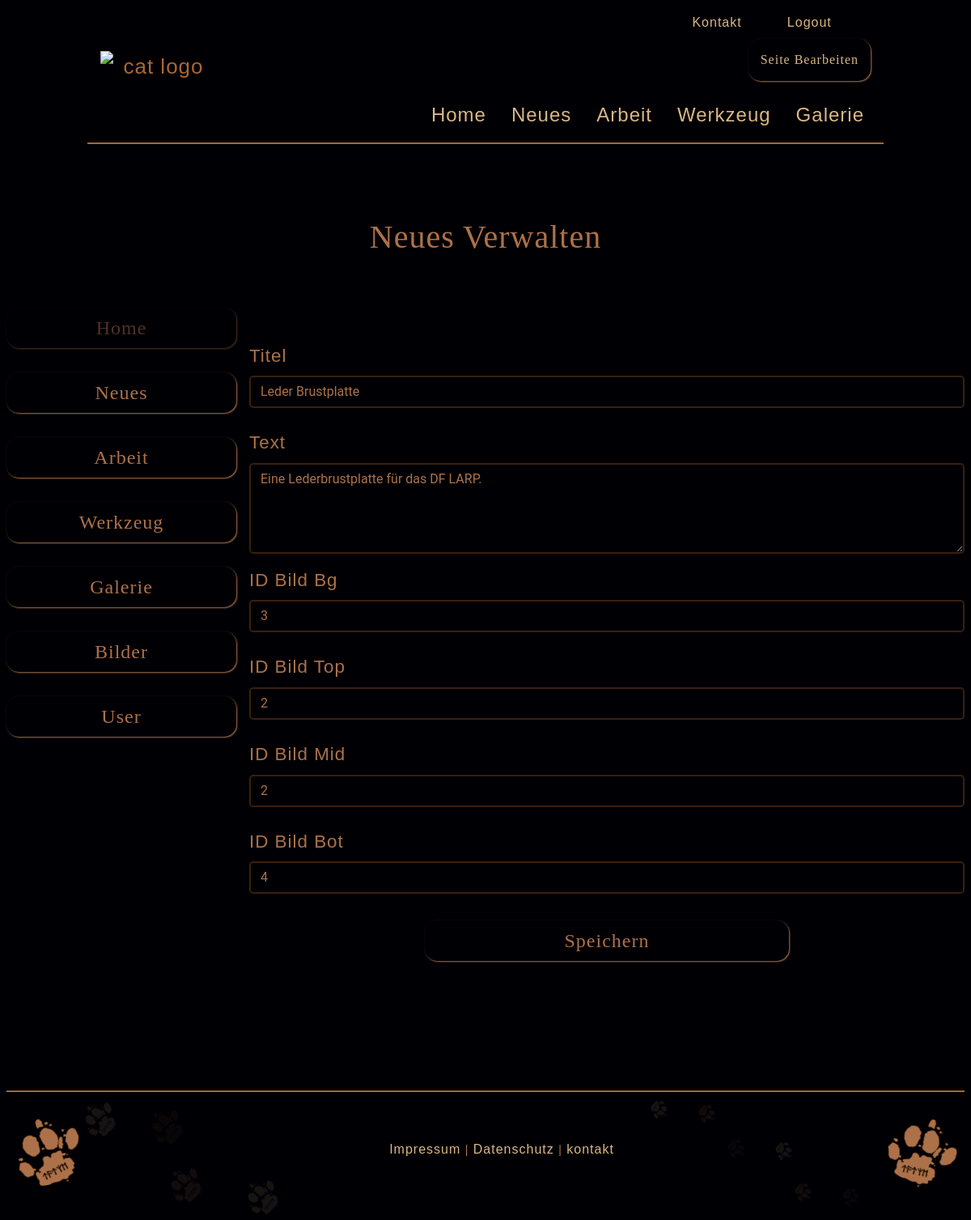
Before: /index.php?p=admin&module=news&action=edit&id=1 (signed in) with the older database file.
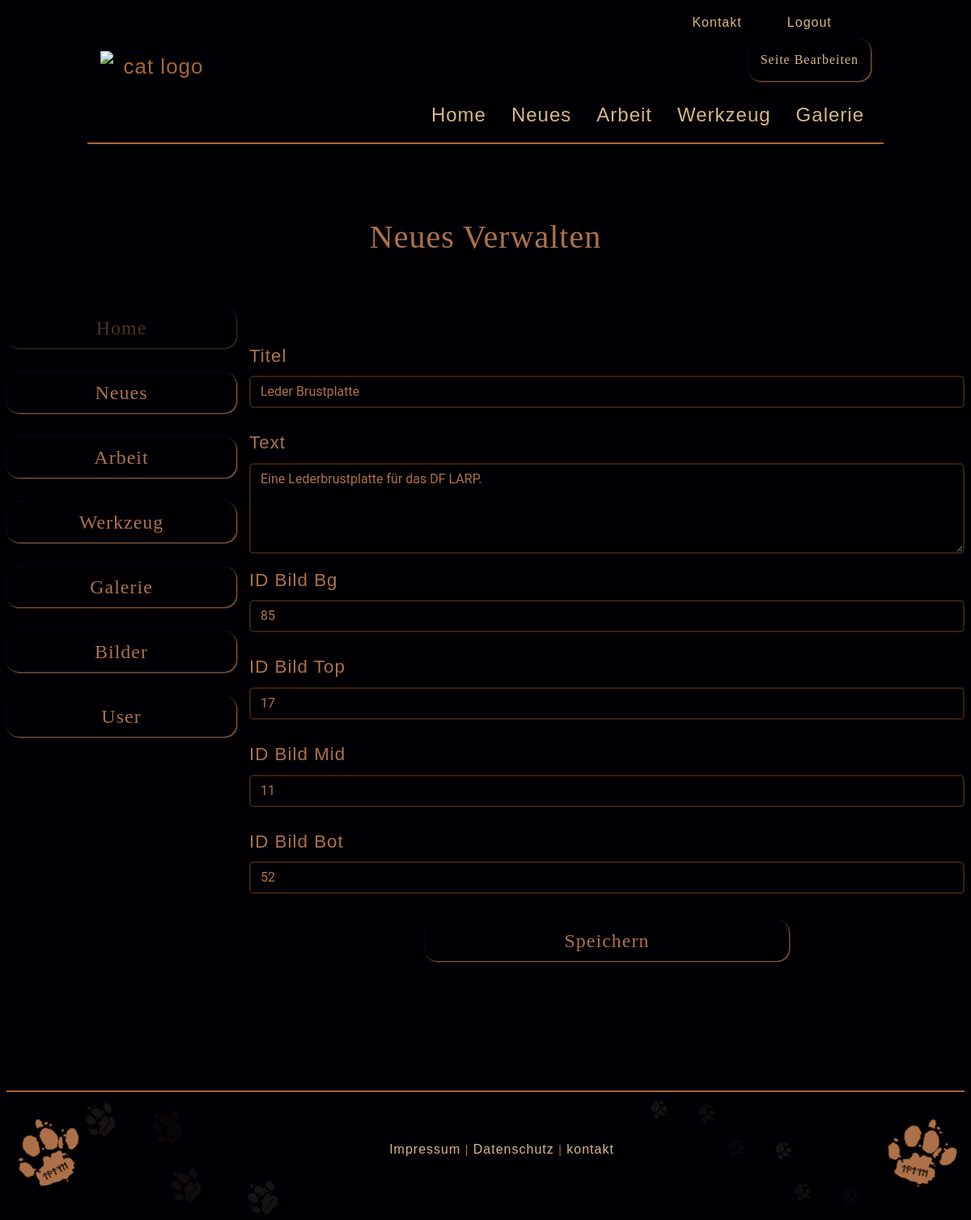
After: the same page with the newer database file.
### tables this page shows
CREATE TABLE `news` (
  `id` int(11) NOT NULL,
  `title` varchar(50) NOT NULL,
  `text` varchar(250) NOT NULL,
  `bg_image` int(150) NOT NULL,
  `top_image` int(150) NOT NULL,
  `mid_image` int(150) NOT NULL,
  `bot_image` int(150) NOT NULL
);

### web/index.php (called while the page is built, shortened)
<?php
require 'templates/layout.php';

### web/models/news.php (called while the page is built, shortened)
<?php
function getItemById($id)
{
    global $db_connection;
    try {
        $stmt = $db_connection->prepare("SELECT * FROM news WHERE id = ?");
        $stmt->bind_param("i", $_id);
        $stmt->execute();
        $result = $stmt->get_result();
        return $result->fetch_assoc();
    } catch (Exception $e) {
        return false;
    }
}

### web/controllers/admin/news.php (called while the page is built, shortened)
<?php
$available_actions = [
    'list',
    'new',
    'create',
    'edit',
    'update',
    'delete'
];
if (isset($_REQUEST['action']) && in_array($_REQUEST['action'], $available_actions)) {
    $action = $_REQUEST['action'];
} else {
}
if (isset($action)){
    switch ($action) {
        case 'edit':
            $pageElement = showUpdateForm($_REQUEST['id']);
            break;
    }
}
function showUpdateForm($id, $errors = [], $values = [])
{
    include('models/news.php');
    $item = getItemById($id);
    return [
        'page' => 'templates/admin/forms/news.php',
        'action' => 'index.php?p=admin&module=news&action=update',
        'values' => $values != [] ? $values : $item,
        'errors' => $errors
    ];
}

### web/templates/admin/forms/news.php (the view, shortened to what this page needs)
<form action="<?php print $pageElement['action'] ?>" method="POST">
    <div class="row">
        <div class="col col-form-label">
            <label class="font_wind" for="title">Titel</label>
            <input
                name="title"
                id="title"
                class="font_not_wind form-control <?php if(array_key_exists('title', $pageElement['errors'])){ ?> has_error <?php } ?>"
                type="text"
                maxlength="30"
                placeholder="Titel"
                value="<?php print $pageElement['values']['title'] ?? '' ?>">
        </div>
    </div>
    <div class="row">
        <div class="col col-form-label">
            <label class="font_wind" for="text">Text</label>
            <textarea
                    class="font_not_wind form-control  <?php if(array_key_exists('text', $pageElement['errors'])){ ?> has_error <?php } ?>"
                    id="text"
                    rows="4"
                    cols="50"
                    type="text"
                    maxlength="500"
                    name="text"
                    placeholder="Text"><?php print $pageElement['values']['text'] ?? '' ?></textarea>
        </div>
    </div>
    <div class="row">
        <div class="col col-form-label">
            <label class="font_wind" for="idbg">ID Bild Bg</label>
            <input
                name="bg_image"
                id="idbg"
                class="font_not_wind form-control <?php if(array_key_exists('bg_image', $pageElement['errors'])){ ?> has_error <?php } ?>"
                type="number"
                maxlength="1500"
                placeholder="Zahl"
                value="<?php print $pageElement['values']['bg_image'] ?? '' ?>">
        </div>
    </div>
    <div class="row">
        <div class="col col-form-label">
            <label class="font_wind" for="idtop">ID Bild Top</label>
            <input
                name="top_image"
                id="idtop"
                class="font_not_wind form-control <?php if(array_key_exists('top_image', $pageElement['errors'])){ ?> has_error <?php } ?>"
                type="number"
                maxlength="1500"
                placeholder="Zahl"
                value="<?php print $pageElement['values']['top_image'] ?? '' ?>">
        </div>
    </div>
    <div class="row">
        <div class="col col-form-label">
            <label class="font_wind" for="idmid">ID Bild Mid</label>
            <input
                name="mid_image"
                id="idmid"
                class="font_not_wind form-control <?php if(array_key_exists('mid_image', $pageElement['errors'])){ ?> has_error <?php } ?>"
                type="number"
                maxlength="1500"
                placeholder="Zahl"
                value="<?php print $pageElement['values']['mid_image'] ?? '' ?>">
        </div>
    </div>
    <div class="row">
        <div class="col col-form-label">
            <label class="font_wind" for="idbot">ID Bild Bot</label>
            <input
                name="bot_image"
                id="idbot"
                class="font_not_wind form-control <?php if(array_key_exists('bot_image', $pageElement['errors'])){ ?> has_error <?php } ?>"
                type="number"
                maxlength="1500"
                placeholder="Zahl"
                value="<?php print $pageElement['values']['bot_image'] ?? '' ?>">
        </div>
    </div>
    <div class="row justify-content-center">
        <button class="btn_1 btn btn_send">Speichern</button>
    </div>
</form>

Changed rows visible on the page:
changed news "Leder Brustplatte": bg_image "3" → "85"; top_image "2" → "17"; mid_image "2" → "11"; bot_image "4" → "52"
